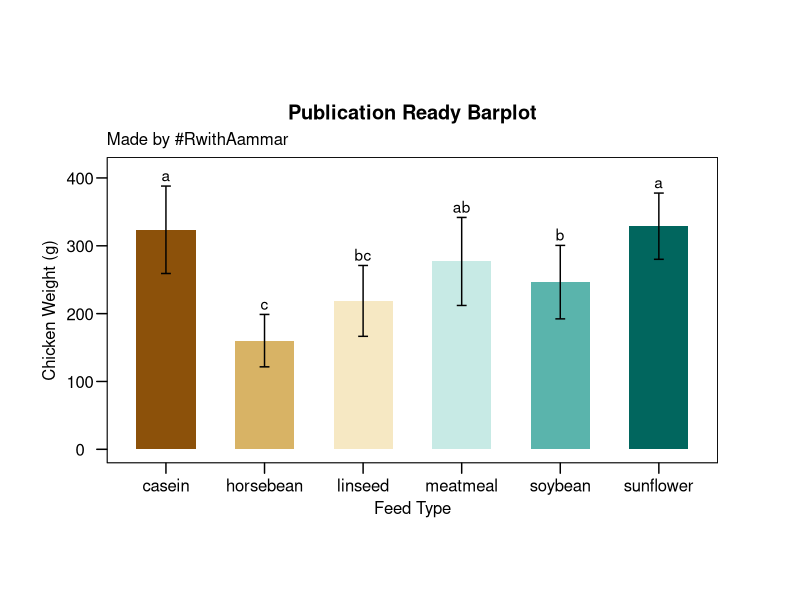
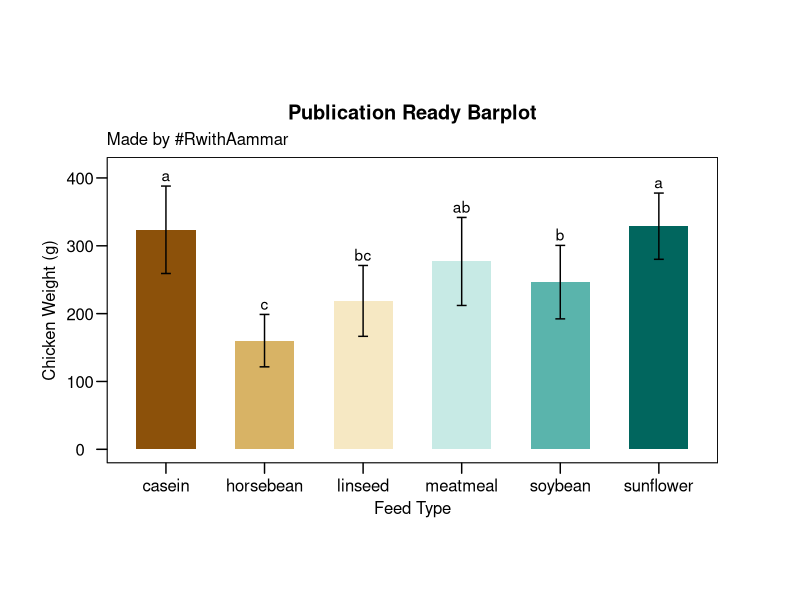

Here is the R script that generated these plots, in order:
#Title: "7 Step guide to make Publication Ready Bar graphs from Scratch"
# Install these packages and load them:

install.packages("multcompView")
install.packages("dplyr")

library(ggplot2)
library(ggthemes)
library(multcompView)
library(dplyr)

#1- Load or import your data
data("chickwts")
tibble(chickwts) #tibble is a function of dplyr package

# 2- Calculate *means* of you treatment groups and the *standard deviation* SD to show on error bars as follows:
mean_data <- group_by(chickwts, feed) %>% #feed is our treatment in this example
  summarise(weight_mean=mean(weight), sd = sd(weight)) %>% #to calculate mean and SD
  arrange(desc(weight_mean)) #to arrange in descending order
tibble(mean_data)

# 3- This step involves performing analysis of variance *ANOVA*, using built in **aov()** function.
library(stats)
anova <- aov(weight ~ feed, data = chickwts)
summary(anova)

# 4- If the ANOVA is significantly different then, we will draw a multiple mean comparison test (TUKEY HSD, LSD, or Duncan Multiple Range) on *anova* object from previous step.
tukey <- TukeyHSD(anova)
tukey

# 5- Draw multiple comparison letters using *multcomp* R package as follows:
group_letters <- multcompLetters4(anova, tukey)
group_letters
#extracting group letters
group_letters <- as.data.frame.list(group_letters$feed)
#adding to the mean_data
mean_data$group_letters <- group_letters$Letters
tibble(mean_data)

# 6- Drawing the *publication ready Barplot* in ggplot2
p <- ggplot(mean_data, aes(x = feed, y = weight_mean)) +
  geom_bar(stat = "identity", aes(fill = feed), show.legend = FALSE, width = 0.6) + #barplot
  geom_errorbar( #this argument is putting sd as error bars
    aes(ymin = weight_mean-sd, ymax=weight_mean+sd), 
    width = 0.1
  ) + 
  geom_text(aes(label = group_letters, y = weight_mean + sd), vjust=-0.4) + #add letters
  scale_fill_brewer(palette = "BrBG", direction = 1) + #theme setting
  labs(#this will add labels 
    x = "Feed Type",
    y = "Chicken Weight (g)",
    title = "Publication Ready Barplot",
    subtitle = "Made by #RwithAammar",
    fill = "Feed Type"
  ) +
  ylim(0,410)+ #change your yaxis limits based on the letters
  ggthemes::theme_par(); p

# 7- Saving upto 4K barplots in R
tiff('Barplot.tiff', units="in", width=10, height=6, res=300, compression = 'lzw')
p
dev.off()
